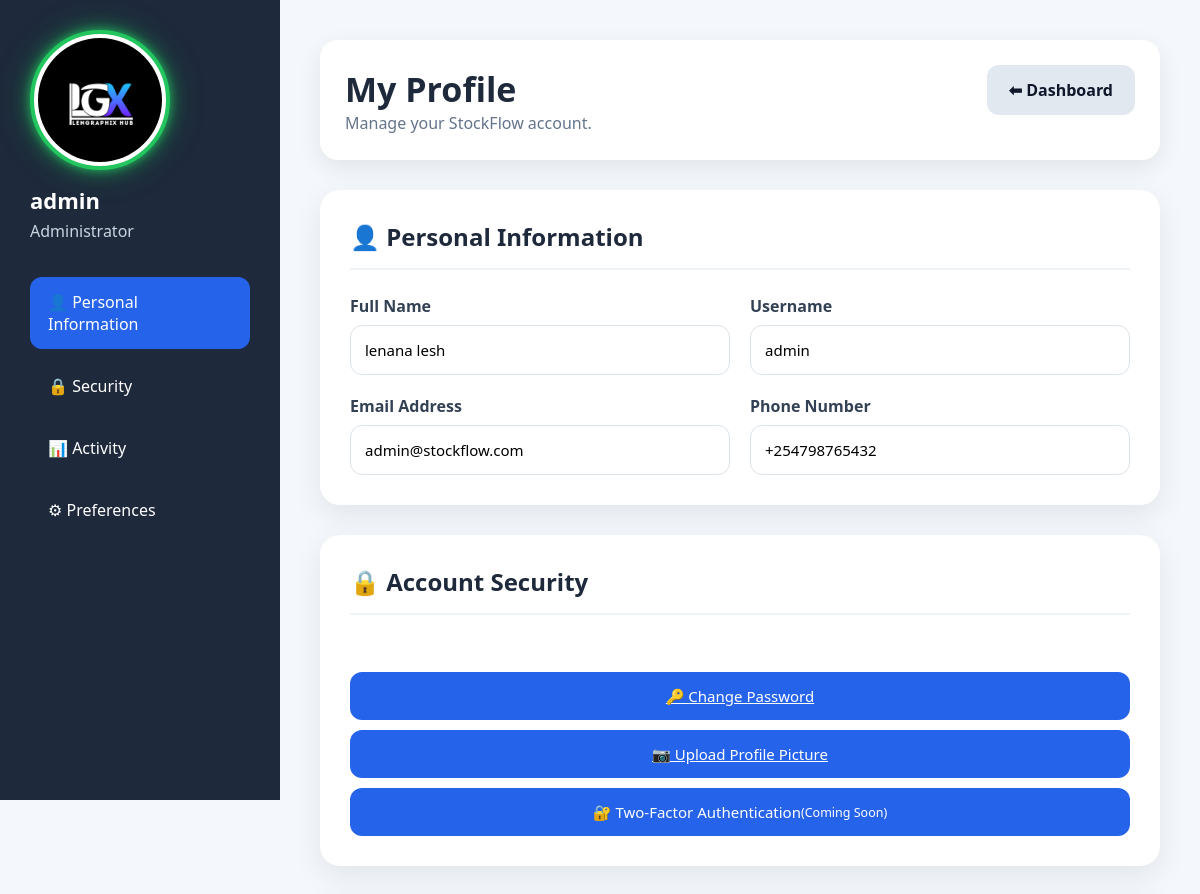
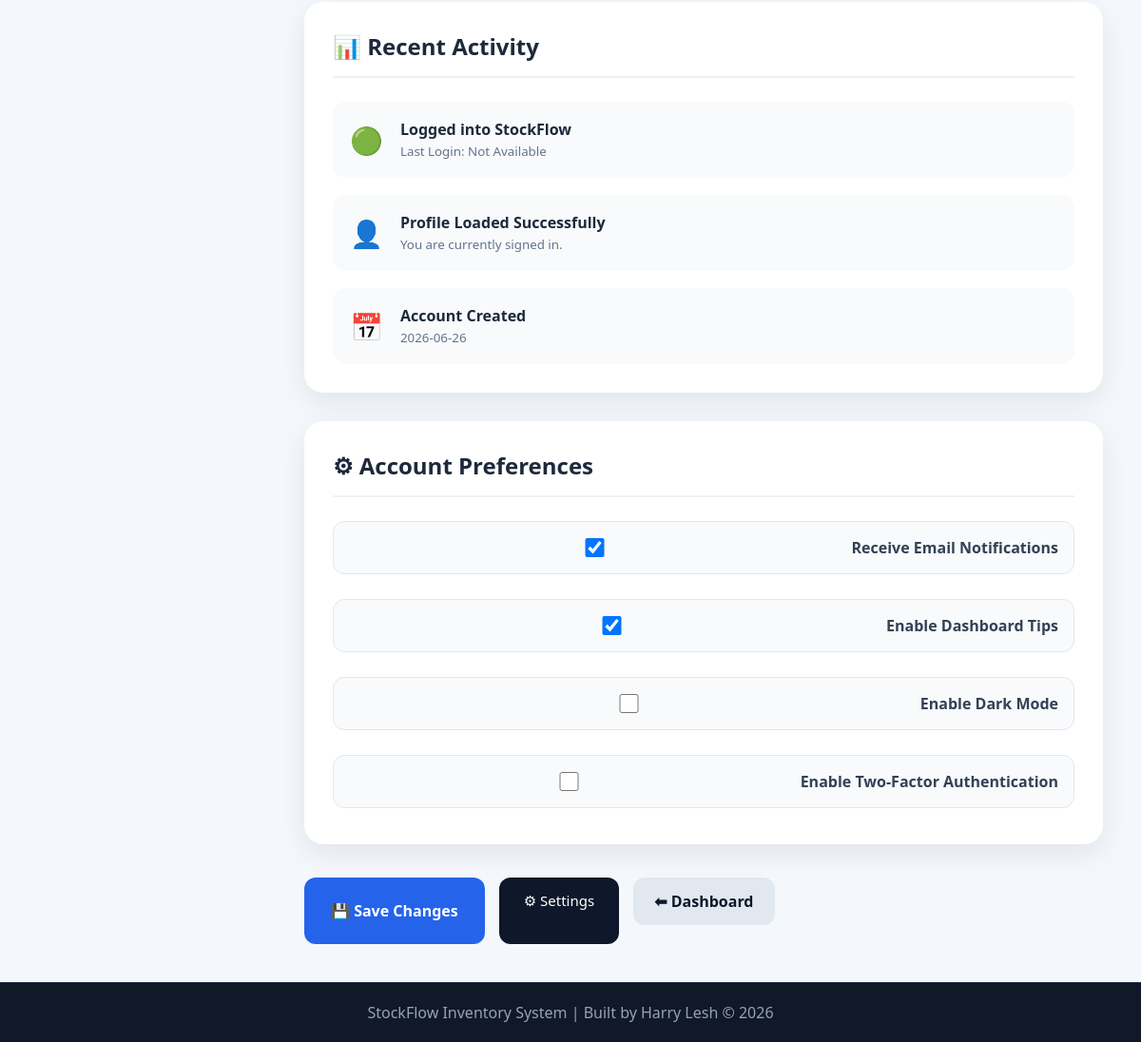
Screenshot of /profile (signed in) with the database file from the repository (2 pictures, top to bottom).
### tables this page shows
CREATE TABLE users(
      id INTEGER PRIMARY KEY AUTOINCREMENT,
      username TEXT UNIQUE NOT NULL,
      password TEXT NOT NULL
    , full_name TEXT, email TEXT, phone TEXT, profile_picture TEXT, role TEXT DEFAULT 'Administrator', last_login TEXT, created_at TEXT);

### app.py (the view, shortened to what this page needs)
@app.route("/profile", methods=["GET", "POST"])
def profile():
    if "user" not in session:
        return redirect("/")
    conn = sqlite3.connect("database.db")
    cursor = conn.cursor()
    cursor.execute("""
        SELECT *
        FROM users
        WHERE username = ?
    """, (session["user"],))
    user = cursor.fetchone()
    conn.close()
    return render_template(
        "profile.html",
        user=user
    )

### templates/profile.html (shortened to what this page needs)
{% extends "layout.html" %}
{% block content %}
<div class="profile-wrapper">
    <aside class="profile-sidebar">
        <div class="profile-image">
            {% if user[6] %}
            <img class="profile-avatar" src="{{ url_for('static', filename='uploads/users/' + user[6]) }}"
                alt="Profile Picture">
            {% else %}
            <img class="profile-avatar" src="{{ url_for('static', filename='images/default-user.png') }}"
                alt="Profile Picture">
            {% endif %}
            <h2>{{ user[1] }}</h2>
            <p>{{ user[7] }}</p>
        </div>
        <ul>
            <li class="active">
                <a href="#personal">
                    👤 Personal Information
                </a>
            </li>
            <li>
                <a href="#security">
                    🔒 Security
                </a>
            </li>
            <li>
                <a href="#activity">
                    📊 Activity
                </a>
            </li>
            <li>
                <a href="#preferences">
                    ⚙ Preferences
                </a>
            </li>
        </ul>
    </aside>
    <main class="profile-content">
        <form method="POST">
            <div class="profile-header">
                <div>
                    <h1>My Profile</h1>
                    <p>
                        Manage your StockFlow account.
                    </p>
                </div>
                <a href="/dashboard" class="back-btn">
                    ⬅ Dashboard
                </a>
            </div>
            <div class="profile-card" id="personal">
                <h2>👤 Personal Information</h2>
                <div class="profile-grid">
                    <div>
                        <label>Full Name</label>
                        <input type="text" name="full_name" value="{{ user[3] }}" required>
                    </div>
                    <div>
                        <label>Username</label>
                        <input type="text" name="username" value="{{ user[1] }}" readonly>
                    </div>
                    <div>
                        <label>Email Address</label>
                        <input type="email" name="email" value="{{ user[4] }}" required>
                    </div>
                    <div>
                        <label>Phone Number</label>
                        <input type="text" name="phone" value="{{ user[5] }}">
                    </div>
                </div>
            </div>
            <div class="profile-card" id="security">
                <h2>🔒 Account Security</h2>
                <p class="section-description">
                </p>
                <div class="profile-button-group">
                    <a href="/change_password" class="profile-btn"> 🔑 Change Password
                    </a>
                    <a href="/upload-profile-picture" class="profile-btn">
                        📷 Upload Profile Picture
                    </a>
                    <button type="button" class="profile-btn" disabled>
                        🔐 Two-Factor Authentication
                        <small>(Coming Soon)</small>
                    </button>
                </div>
            </div>
            <div class="profile-card" id="activity">
                <h2>📊 Recent Activity</h2>
                <div class="activity-list">
                    <div class="activity-item">
                        <span>🟢</span>
                        <div>
                            <h4>Logged into StockFlow</h4>
                            <small>
                                Last Login:
                                {{ user[8] if user[8] else "Not Available" }}
                            </small>
                        </div>
                    </div>
                    <div class="activity-item">
                        <span>👤</span>
                        <div>
                            <h4>Profile Loaded Successfully</h4>
                            <small>
                                You are currently signed in.
                            </small>
                        </div>
                    </div>
                    <div class="activity-item">
                        <span>📅</span>
                        <div>
                            <h4>Account Created</h4>
                            <small>
                                {{ user[9] if user[9] else "Unknown" }}
                            </small>
                        </div>
                    </div>
                </div>
            </div>
            <div class="profile-card" id="preferences">
                <h2>⚙ Account Preferences</h2>
                <div class="checkbox-group">
                    <label>
                        <input type="checkbox" checked>
                        Receive Email Notifications
                    </label>
                    <label>
                        <input type="checkbox" checked>
                        Enable Dashboard Tips
                    </label>
                    <label>
                        <input type="checkbox">
                        Enable Dark Mode
                    </label>
                    <label>
                        <input type="checkbox">
                        Enable Two-Factor Authentication
                    </label>
                </div>
            </div>
            <div class="profile-actions">
                <button type="submit" class="save-btn">
                    💾 Save Changes
                </button>
                <a href="/settings" class="secondary-btn">
                    ⚙ Settings
                </a>
                <a href="/dashboard" class="back-btn">
                    ⬅ Dashboard
                </a>
            </div>
        </form>
    </main>
</div>
{% endblock %}

### static/css/style.css (style rules this page uses)
* { margin: 0; padding: 0; box-sizing: border-box; font-family: 'Segoe UI', sans-serif; }
body { background: #0b1120; color: white; min-height: 100vh; display: flex; flex-direction: column; }
.active a { background: #3b82f6; }
form input { flex: 1; padding: 12px; border: none; border-radius: 10px; }
.back-btn { display: inline-block; margin-bottom: 20px; padding: 10px 20px; background: #374151; color: white; text-decoration: none; border-radius: 10px; transition: .3s; font-weight: 600; }

### static/css/profile.css (style rules this page uses)
.profile-wrapper { display: flex; align-items: flex-start; min-height: 100vh; background: #f4f7fb; }
.profile-sidebar { width: 280px; background: #1e293b; color: white; padding: 30px; height: 100vh; position: sticky; top: 0; flex-shrink: 0; }
.profile-image { display: flex; flex-direction: column; align-items: flex-start; margin-bottom: 35px; }
.profile-avatar { width: 140px; height: 140px; border-radius: 50%; object-fit: cover; border: 4px solid #22c55e; background: #fff; padding: 4px; display: block; box-shadow: 0 0 8px rgba(34, 197, 94, .7), 0 0 18px rgba(34, 197, 94, .5), 0 0 35px rgba(34, 197, 94, .3); transition: .3s; }
.profile-image h2 { margin-top: 15px; margin-bottom: 5px; font-size: 22px; color: #fff; text-align: left; }
.profile-image p { color: #cbd5e1; text-align: left; margin: 0; }
.profile-sidebar ul { list-style: none; padding: 0; }
.profile-sidebar li { margin-bottom: 12px; }
.profile-sidebar a { display: block; padding: 14px 18px; color: white; text-decoration: none; border-radius: 12px; transition: .3s; }
.profile-sidebar li.active a { background: #2563eb; }
.profile-content { flex: 1; padding: 40px; }
.profile-header { display: flex; justify-content: space-between; align-items: center; background: white; padding: 25px; border-radius: 18px; margin-bottom: 30px; box-shadow: 0 8px 25px rgba(0, 0, 0, .08); }
.profile-header h1 { color: #1e293b; font-size: 34px; }
.profile-header p { color: #64748b; }
.profile-card { background: white; border-radius: 20px; padding: 30px; margin-bottom: 30px; box-shadow: 0 10px 30px rgba(0, 0, 0, .08); transition: .3s; }
.profile-card h2 { color: #1e293b; margin-bottom: 25px; border-bottom: 2px solid #edf2f7; padding-bottom: 15px; }
.profile-grid { display: grid; grid-template-columns: repeat(auto-fit, minmax(280px, 1fr)); gap: 20px; }
.profile-grid div { display: flex; flex-direction: column; }
.profile-grid label { margin-bottom: 8px; font-weight: 600; color: #334155; }
.profile-grid input { padding: 14px; border: 1px solid #dbe2ea; border-radius: 12px; font-size: 15px; transition: .3s; }
.profile-btn { background: #2563eb; color: white; border: none; padding: 14px 22px; border-radius: 12px; cursor: pointer; margin: 10px 10px 0 0; font-size: 15px; transition: .3s; }
.activity-list { display: flex; flex-direction: column; gap: 18px; }
.activity-item { display: flex; align-items: center; gap: 18px; padding: 18px; background: #f8fafc; border-radius: 14px; transition: .3s; }
.activity-item span { font-size: 28px; }
.activity-item h4 { margin: 0; color: #1e293b; }
.activity-item small { color: #64748b; }
.checkbox-group { display: flex; flex-direction: column; gap: 18px; }
.checkbox-group label { display: flex; align-items: center; gap: 12px; font-size: 16px; color: #334155; }
.checkbox-group input { width: 18px; height: 18px; cursor: pointer; }
.profile-actions { display: flex; gap: 15px; flex-wrap: wrap; margin-top: 35px; }
.save-btn { background: #16a34a; color: white; border: none; padding: 14px 26px; border-radius: 12px; cursor: pointer; font-size: 15px; transition: .3s; }
.secondary-btn { background: #f59e0b; color: white; text-decoration: none; padding: 14px 26px; border-radius: 12px; transition: .3s; }
.back-btn { background: #64748b; color: white; text-decoration: none; padding: 14px 26px; border-radius: 12px; transition: .3s; }

### rows the page displays
users: profile_picture (picture), username "admin", role "Administrator", full_name "lenana lesh", email "admin@stockflow.com", phone "+254798765432", created_at "2026-06-26"

### other values shown
{{ user[8] if user[8] else "Not Available" }} "Not Available"
